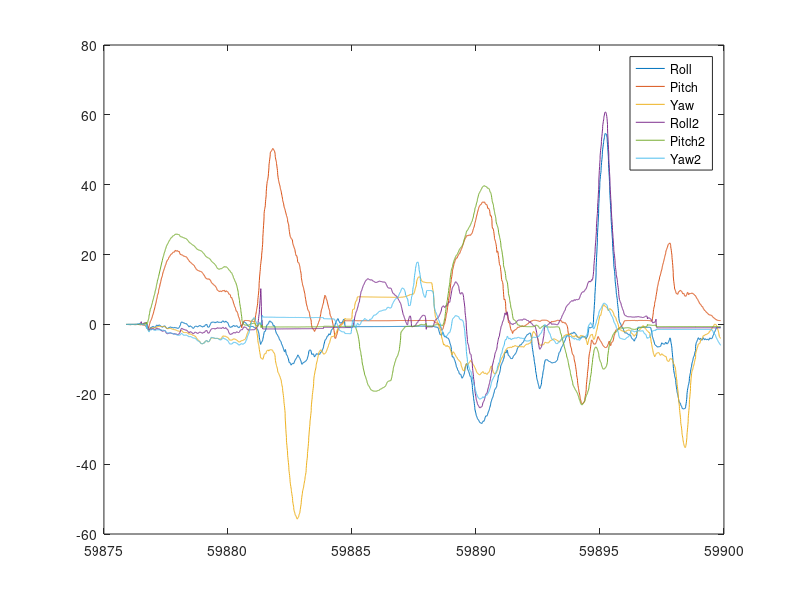

Reproduce this figure in MATLAB.
%% Plot

data = dlmread('20171011_Resetting.txt','\t',2,0);

time1 = data(data(:,1)==1,2);
time2 = data(data(:,1)==2,2);
dev1 = data(data(:,1)==1,3:end);
dev2 = data(data(:,1)==2,3:end);

figure
plot(time1,dev1)
hold on
plot(time2,dev2)
legend('Roll','Pitch','Yaw','Roll2','Pitch2','Yaw2')